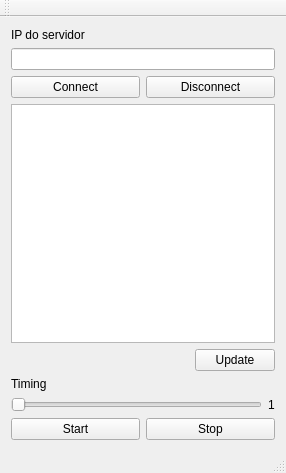
<?xml version="1.0" encoding="UTF-8"?>
<ui version="4.0">
 <class>MainWindow</class>
 <widget class="QMainWindow" name="MainWindow">
  <property name="geometry">
   <rect>
    <x>0</x>
    <y>0</y>
    <width>286</width>
    <height>473</height>
   </rect>
  </property>
  <property name="windowTitle">
   <string>MainWindow</string>
  </property>
  <widget class="QWidget" name="centralWidget">
   <layout class="QHBoxLayout" name="horizontalLayout_5">
    <item>
     <layout class="QVBoxLayout" name="verticalLayout_6">
      <item>
       <layout class="QVBoxLayout" name="verticalLayout_5">
        <item>
         <layout class="QVBoxLayout" name="verticalLayout_3">
          <item>
           <layout class="QVBoxLayout" name="verticalLayout_2">
            <item>
             <layout class="QVBoxLayout" name="verticalLayout">
              <item>
               <widget class="QLabel" name="label_ipserv">
                <property name="text">
                 <string>IP do servidor</string>
                </property>
               </widget>
              </item>
              <item>
               <widget class="QLineEdit" name="lineEdit_Ip"/>
              </item>
             </layout>
            </item>
            <item>
             <layout class="QHBoxLayout" name="horizontalLayout">
              <item>
               <widget class="QPushButton" name="pushButton_Connect">
                <property name="text">
                 <string>Connect</string>
                </property>
               </widget>
              </item>
              <item>
               <widget class="QPushButton" name="pushButton_Disconnect">
                <property name="text">
                 <string>Disconnect</string>
                </property>
               </widget>
              </item>
             </layout>
            </item>
           </layout>
          </item>
          <item>
           <widget class="QListWidget" name="listWidget"/>
          </item>
          <item>
           <layout class="QHBoxLayout" name="horizontalLayout_2">
            <item>
             <spacer name="horizontalSpacer">
              <property name="orientation">
               <enum>Qt::Horizontal</enum>
              </property>
              <property name="sizeHint" stdset="0">
               <size>
                <width>40</width>
                <height>20</height>
               </size>
              </property>
             </spacer>
            </item>
            <item>
             <widget class="QPushButton" name="pushButton_Update">
              <property name="text">
               <string>Update</string>
              </property>
             </widget>
            </item>
           </layout>
          </item>
         </layout>
        </item>
        <item>
         <layout class="QVBoxLayout" name="verticalLayout_4">
          <item>
           <widget class="QLabel" name="label_2">
            <property name="text">
             <string>Timing</string>
            </property>
           </widget>
          </item>
          <item>
           <layout class="QHBoxLayout" name="horizontalLayout_3">
            <item>
             <widget class="QSlider" name="horizontalSlider_Timing">
              <property name="orientation">
               <enum>Qt::Horizontal</enum>
              </property>
             </widget>
            </item>
            <item>
             <widget class="QLabel" name="label_Timing">
              <property name="text">
               <string>1</string>
              </property>
             </widget>
            </item>
           </layout>
          </item>
         </layout>
        </item>
       </layout>
      </item>
      <item>
       <layout class="QHBoxLayout" name="horizontalLayout_4">
        <item>
         <widget class="QPushButton" name="pushButton_Start">
          <property name="text">
           <string>Start</string>
          </property>
         </widget>
        </item>
        <item>
         <widget class="QPushButton" name="pushButton_Stop">
          <property name="text">
           <string>Stop</string>
          </property>
         </widget>
        </item>
       </layout>
      </item>
     </layout>
    </item>
   </layout>
  </widget>
  <widget class="QMenuBar" name="menuBar">
   <property name="geometry">
    <rect>
     <x>0</x>
     <y>0</y>
     <width>286</width>
     <height>21</height>
    </rect>
   </property>
  </widget>
  <widget class="QToolBar" name="mainToolBar">
   <attribute name="toolBarArea">
    <enum>TopToolBarArea</enum>
   </attribute>
   <attribute name="toolBarBreak">
    <bool>false</bool>
   </attribute>
  </widget>
  <widget class="QStatusBar" name="statusBar"/>
 </widget>
 <layoutdefault spacing="6" margin="11"/>
 <resources/>
 <connections>
  <connection>
   <sender>horizontalSlider_Timing</sender>
   <signal>sliderMoved(int)</signal>
   <receiver>label_Timing</receiver>
   <slot>setNum(int)</slot>
   <hints>
    <hint type="sourcelabel">
     <x>234</x>
     <y>393</y>
    </hint>
    <hint type="destinationlabel">
     <x>270</x>
     <y>399</y>
    </hint>
   </hints>
  </connection>
  <connection>
   <sender>pushButton_Connect</sender>
   <signal>clicked(bool)</signal>
   <receiver>MainWindow</receiver>
   <slot>tcpConnect()</slot>
   <hints>
    <hint type="sourcelabel">
     <x>20</x>
     <y>107</y>
    </hint>
    <hint type="destinationlabel">
     <x>19</x>
     <y>130</y>
    </hint>
   </hints>
  </connection>
  <connection>
   <sender>pushButton_Disconnect</sender>
   <signal>clicked(bool)</signal>
   <receiver>MainWindow</receiver>
   <slot>disconnect()</slot>
   <hints>
    <hint type="sourcelabel">
     <x>253</x>
     <y>108</y>
    </hint>
    <hint type="destinationlabel">
     <x>285</x>
     <y>129</y>
    </hint>
   </hints>
  </connection>
  <connection>
   <sender>pushButton_Update</sender>
   <signal>clicked(bool)</signal>
   <receiver>MainWindow</receiver>
   <slot>listaips()</slot>
   <hints>
    <hint type="sourcelabel">
     <x>257</x>
     <y>348</y>
    </hint>
    <hint type="destinationlabel">
     <x>285</x>
     <y>355</y>
    </hint>
   </hints>
  </connection>
  <connection>
   <sender>pushButton_Start</sender>
   <signal>clicked(bool)</signal>
   <receiver>MainWindow</receiver>
   <slot>getData()</slot>
   <hints>
    <hint type="sourcelabel">
     <x>48</x>
     <y>438</y>
    </hint>
    <hint type="destinationlabel">
     <x>48</x>
     <y>472</y>
    </hint>
   </hints>
  </connection>
 </connections>
 <slots>
  <slot>tcpConnect()</slot>
  <slot>disconnect()</slot>
  <slot>listaips()</slot>
  <slot>getData()</slot>
  <slot>stop()</slot>
 </slots>
</ui>
